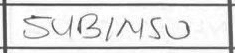
#> input picture matt-crop-attempt/Separating Letters/test-word.png, 235 x 53 px
$ python find-letters.py
#> lines starting #> are read from the running program, lines starting #| are printed output that depends on the picture
#> further down, base_img is the input picture: shape (53, 235, 3); min 65, max 255, mean 221.6
import cv2
import numpy as np
import os

BLACK_THRESHOLD = 175
WHITE_THRESHOLD = 200
DELTA = 3
MARGIN = 8

def smooth_white(img):
    num_col = img.shape[1]
#> num_col = 235
    num_row = img.shape[0]
#> num_row = 53

    for r in range(num_row):
        for c in range(num_col):
            if img[r,c,0] > WHITE_THRESHOLD:
                img[r,c,0] = 255
                img[r,c,1] = 255
                img[r,c,2] = 255
            if (r < MARGIN) or (r > num_row - MARGIN):
                img[r,c,0] = 255
                img[r,c,1] = 255
                img[r,c,2] = 255
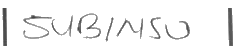
#> img: shape (53, 235, 3); min 70, max 255, mean 243.7
    return img

#Note: Uses the variable DELTA (global constant)
#      to determine how many lines in a row we need to find
def delta_mixed(col, img):
    num_col = img.shape[1]
    num_row = img.shape[0]

    cur_col = col
    end_col = min(num_col-1, col + DELTA)

    while cur_col <= end_col:
        found_white = False
        found_black = False

        cur_row = 0
        while (cur_row < num_row) and ( not found_white or not found_black):
            if img[cur_row, cur_col, 0] < BLACK_THRESHOLD:
                found_black = True
            if img[cur_row, cur_col, 0] > WHITE_THRESHOLD:
                found_white = True
            cur_row = cur_row + 1

        if (not found_white) or (not found_black):
            return False

        cur_col = cur_col + 1

    return True

#Note: Uses the variable DELTA (global constant)
#      to determine how many lines in a row we need to find
def delta_white(col, img):
    num_col = img.shape[1]
    num_row = img.shape[0]

    cur_col = col
    end_col = min(num_col-1, col + DELTA)

    while cur_col <= end_col:
        found_black = False

        cur_row = 0
        while (cur_row < num_row) and ( not found_black):
            if img[cur_row, cur_col, 0] < BLACK_THRESHOLD:
                found_black = True
            cur_row = cur_row + 1

        if found_black:
            return False

        cur_col = cur_col + 1

    return True

#Note: col is the col to start looking for a letter
def find_letter(img, col):
    num_col = img.shape[1]
    num_row = img.shape[0]

    start_col = col

    #Loop through the columns
    #Find one Delta columns in a row that are a mix of white and black
    for c in range(col,num_col):
        if delta_mixed(c, img):
            start_col = c
            break

    #Now we move forward
    #Until we find Delta columns in a row that are all white
    for c in range(start_col + 1, num_col):
        if delta_white(c, img):
            end_col = c
            break

    return (start_col-1, end_col+1)


img_file = "test-word.png"

base_img = cv2.imread(img_file)

white_img = smooth_white(cv2.imread(img_file))


#Find all Letters and Save them
num_col = white_img.shape[1]
#> num_col = 235
cur_col = MARGIN
i = 0
while cur_col < num_col - 1:

    start_col, end_col = find_letter(white_img, cur_col)

    #If we actually found a letter
    if end_col <= num_col - MARGIN:

        cropped_img = white_img[ : , start_col : end_col]

        cv2.imwrite(f"test-output{i}.png",cropped_img)

    cur_col = end_col
    i = i+1
#> this loop made 7 passes
#> (start_col, end_col, cur_col) on passes 1 to 5: (22, 74, 74), (76, 102, 102), (105, 114, 114), (116, 144, 144), (149, 161, 161)
#> start_col on pass 6: 161
#> pass 1, `cropped_img = white_img[ : , start_col : end_col]`:
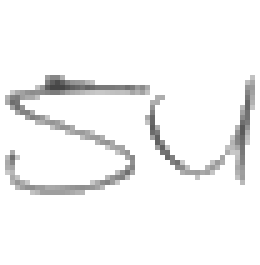
#> cropped_img: shape (53, 52, 3) (shown 5 times larger); min 70, max 255, mean 244.7
#> pass 2, `cropped_img = white_img[ : , start_col : end_col]`:
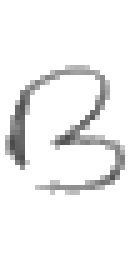
#> cropped_img: shape (53, 26, 3) (shown 5 times larger); min 75, max 255, mean 241.1
